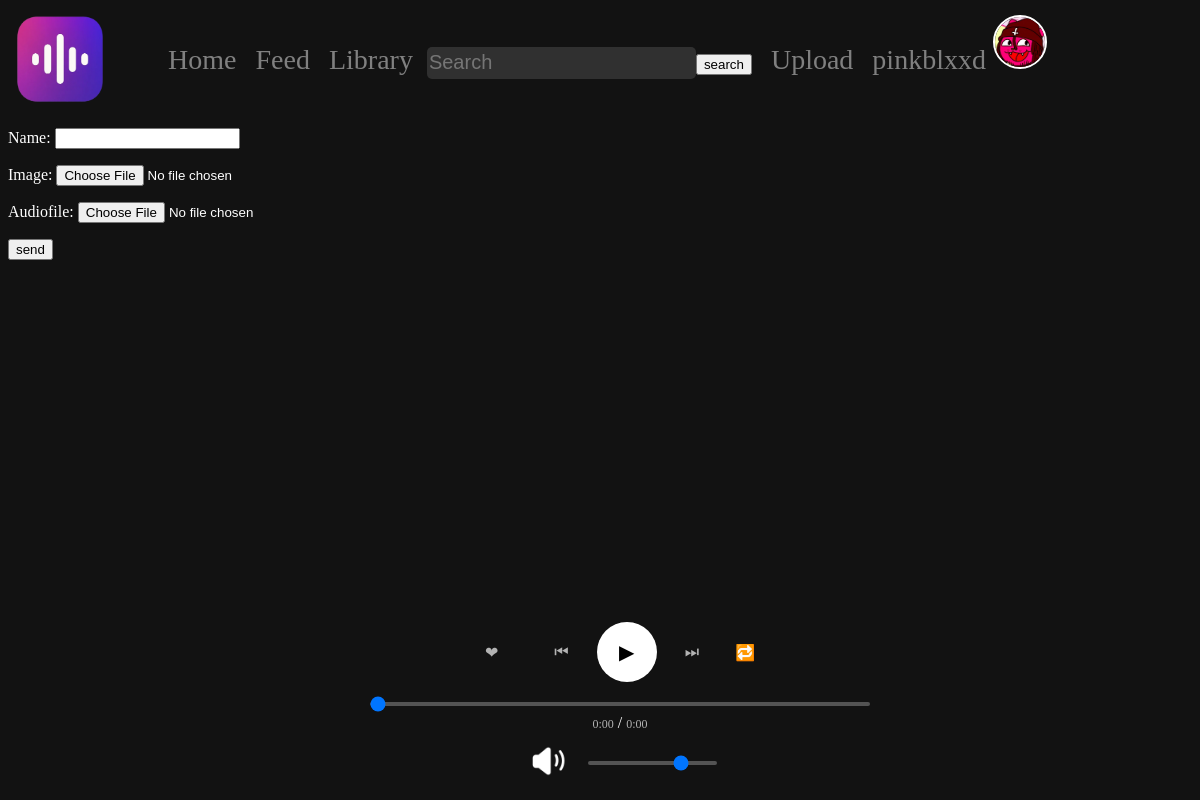
/upload (signed in), run on the app's committed database.
### Users/models.py (models this page shows, shortened)
class CustomUser(AbstractUser):
    username = models.CharField(max_length=20, unique=True)
    avatar = models.ImageField(upload_to="images/user_avatars", null=True, blank=True)

### WaveBox/views.py (the view, shortened to what this page needs)
# urls.py: path("upload", upload, name="upload"),
def upload(request):
    form = TrackUploadForm()
    return render(request, "upload.html", {"form": form})

### WaveBox/forms.py
class TrackUploadForm(forms.ModelForm):
    class Meta:
        model = Track
        fields = ("name", "image", "audiofile")

### templates/upload.html (shortened to what this page needs)
{% extends 'base.html' %}
{% load static %}
{% block body %}
    <form enctype="multipart/form-data" method="POST" action="/upload" >
    {{ form.as_p }}
    <button type="submit">send</button>
    </form>
{% endblock %}

### templates/base.html (shortened to what this page needs)
{% load static %}
<!DOCTYPE html>
<html lang="ru">
<head>
    <link rel="icon" href="/media/images/icons/WaveBoxLogo.png"><link rel="stylesheet" href="{% static 'MainApp/css/main.css' %}">
</head>
<body>
    <a href="/">
        <img class="logo" width="100" height="100" src="/media/images/icons/WaveBoxLogo.png">
    </a>
    <header class="header">
    <div class="nav-panel">
    <a href="/discover" class="{% if request.path == "/discover"  %}active{% endif %}">Home</a>
    <a href="/feed">Feed</a>
    <a href="/library">Library</a>
    <input class="searchbar" type="text" placeholder="Search"><button type="submit" onclick="search()">search</button>
    <a href="/upload">Upload</a>
    <a href="{% if user.is_authenticated %}/profile/{{ request.user.username }}{% else %}/login{% endif %}" class="{% if request.path == '/profile/'|add:request.user.username %}active{% endif %}">
        {% if user.is_authenticated %}{{ request.user.username }}{% else %}Profile{% endif %}
        <img class="user-avatar" width="50" height="50" src="{% if user.is_authenticated and request.user.avatar %}{{ request.user.avatar.url }}{% else %}/media/images/user_avatars/noavatar.png{% endif %}">
    </a>
    </div>
    </header>
{% block body %}{% endblock %}
<div class="player">
    <div class="player-controls">
        <button class="control-btn like-btn">❤</button><h2 class="likes-count"></h2>
        <button class="control-btn prev-btn">⏮</button>
        <button class="player-button play-btn" onclick="playerPlayTrack(this)">▶</button>
        <button class="control-btn next-btn">⏭</button>
        <button class="control-btn repeat-btn">🔁</button>
    </div>
<div class="simple-seek">
    <input type="range" class="simple-seek-slider" min="0" max="100" value="0">
    <div class="time-display">
        <span class="current-time">0:00</span> /
        <span class="total-time">0:00</span>
    </div>
    <div class="volume-controls">
        <button data-status="volumeon" class="volume-button"><img width="40" height="40" class="volume-image" src="/media/images/icons/volume.png"></button>
    <input type="range" class="simple-volume-slider" min="0" max="100" value="75">
    </div>
</div>
</div>
</body>
</html>

### WaveBox/static/MainApp/css/main.css (style rules this page uses)
body { background-color: #121212; color: white; }
.logo { z-index: 1001; position: relative; }
.header { background-color: #121212; padding: 15px 0; display: flex; flex-direction: row; justify-content: space-around; align-items: center; position: fixed; top: 0; left: 0; width: 100%; z-index: 1000; }
.user-avatar { border: solid white 2px; border-radius: 100px; }
.player { background-color: #121212; padding: 15px 20px; display: flex; flex-direction: column; justify-content: center; align-items: center; position: fixed; bottom: 0; left: 0; width: 100%; z-index: 1000; gap: 10px; }
.simple-seek { width: 100%; max-width: 500px; display: flex; flex-direction: column; align-items: center; gap: 8px; }
.simple-seek-slider { width: 100%; height: 4px; margin: 0; -webkit-appearance: none; appearance: none; background: #535353; border-radius: 2px; outline: none; cursor: pointer; }
.volume-controls { display: flex; align-items: center; }
.volume-button { background: none; border: none; cursor: pointer; }
.simple-volume-slider { width: 100%; height: 4px; margin-left: 15px; -webkit-appearance: none; appearance: none; background: #535353; border-radius: 2px; outline: none; cursor: pointer; }
.player-controls { display: flex; align-items: center; justify-content: center; gap: 20px; margin-bottom: 10px; }
.control-btn { background: none; border: none; color: #b3b3b3; font-size: 16px; cursor: pointer; padding: 8px; transition: color 0.2s ease; }
.player-button { background: #ffffff; border: none; border-radius: 50%; width: 40px; height: 40px; font-size: 16px; cursor: pointer; display: flex; align-items: center; justify-content: center; transition: transform 0.2s ease; }
.current-time, .total-time { color: #b3b3b3; font-size: 12px; min-width: 35px; }
.header a { font-size: 175%; margin-left: 15px; color: gray; text-decoration: none; transition: 0.5s; }
.searchbar { background-color: #303030; border: none; border-radius: 5px; color: white; font-size: 20px; height: 30px; margin-left: 10px; }
.player-button { pointer-events: auto; width: 60px; height: 60px; border-radius: 50%; background: rgb(255, 255, 255); color: black; border: none; font-size: 20px; cursor: pointer; transition: all 0.3s ease; }

### data on the page
CustomUser: user.username "pinkblxxd", avatar (picture)
